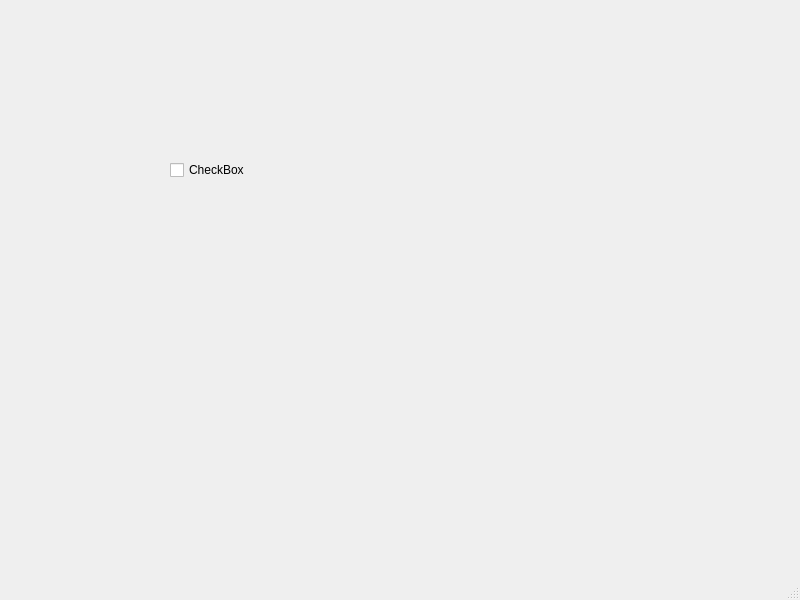
<?xml version="1.0" encoding="UTF-8"?>
<ui version="4.0">
 <class>MainWindow</class>
 <widget class="QMainWindow" name="MainWindow">
  <property name="geometry">
   <rect>
    <x>0</x>
    <y>0</y>
    <width>800</width>
    <height>600</height>
   </rect>
  </property>
  <property name="windowTitle">
   <string>MainWindow</string>
  </property>
  <widget class="QWidget" name="centralwidget">
   <widget class="QCheckBox" name="chkSwitch">
    <property name="geometry">
     <rect>
      <x>170</x>
      <y>160</y>
      <width>78</width>
      <height>20</height>
     </rect>
    </property>
    <property name="text">
     <string>CheckBox</string>
    </property>
   </widget>
  </widget>
  <widget class="QMenuBar" name="menubar">
   <property name="geometry">
    <rect>
     <x>0</x>
     <y>0</y>
     <width>800</width>
     <height>33</height>
    </rect>
   </property>
  </widget>
  <widget class="QStatusBar" name="statusbar"/>
 </widget>
 <resources/>
 <connections/>
</ui>
